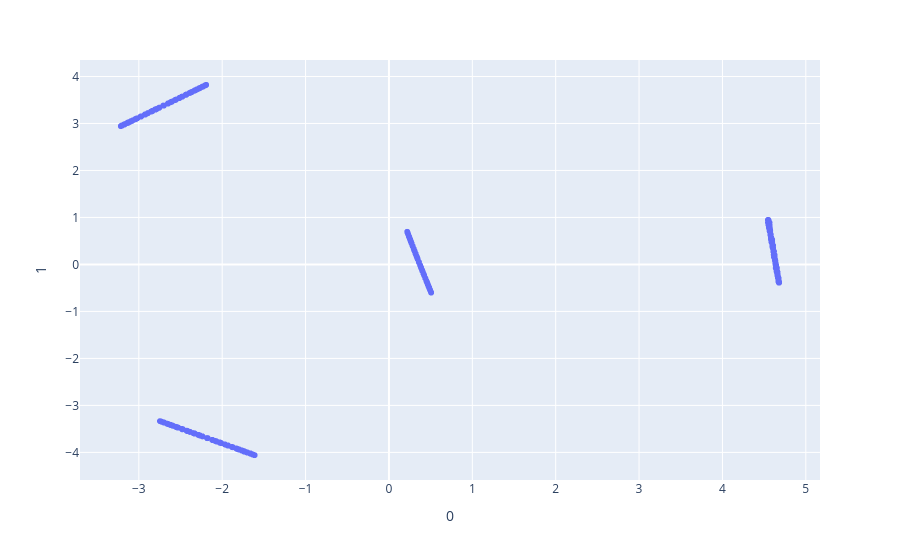

Notebook code for this chart:
### Code cell
from sklearn.manifold import TSNE
import plotly.express as px

# t_sne = TSNE(
#     n_components=2,
#     random_state=0,
# )
# trajs_t_sne = t_sne.fit_transform(all_trajs)

fig = px.scatter(
    trajs_t_sne , x=0, y=1
)
fig.show()

### Figure 1 — Plotly figure (JSON) as saved in the notebook; plotly's stock layout.template omitted (floating-point values rounded to 4 significant figures; data arrays with more than 128 entries replaced by an {"elided": "..."} marker saying what was removed)
{"data": [{"hovertemplate": "0=%{x}<br>1=%{y}<extra></extra>", "legendgroup": "", "marker": {"color": "#636efa", "symbol": "circle"}, "mode": "markers", "name": "", "showlegend": false, "type": "scattergl", "x": {"elided": "1960 float values"}, "xaxis": "x", "y": {"elided": "1960 float values"}, "yaxis": "y"}], "layout": {"legend": {"tracegroupgap": 0}, "margin": {"t": 60}, "xaxis": {"anchor": "y", "domain": [0, 1], "title": {"text": "0"}}, "yaxis": {"anchor": "x", "domain": [0, 1], "title": {"text": "1"}}}}
